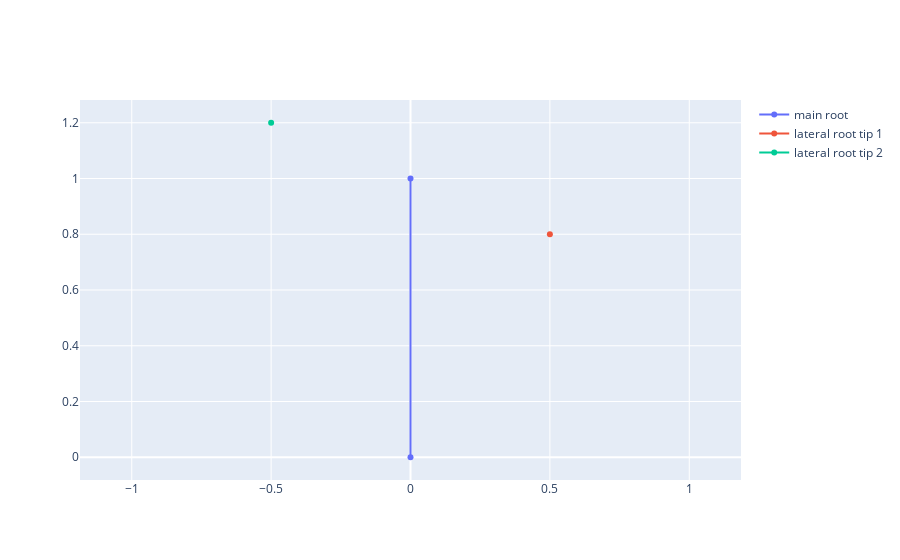

Notebook code for this chart:
### Code cell
fig = go.Figure()
fig.add_trace(main)
fig.add_trace(pq)
fig.add_trace(pq2)
#fig.update_xaxes(range=[-1, 1])
#fig.update_yaxes(range=[-1.05, 0.05])

fig.update_yaxes(
    scaleanchor = "x",
    scaleratio = 1
)
fig.show()

### Figure 1 — Plotly figure (JSON) as saved in the notebook; plotly's stock layout.template omitted (floating-point values rounded to 4 significant figures)
{"data": [{"name": "main root", "type": "scatter", "x": [0, 0], "y": [0, 1]}, {"name": "lateral root tip 1", "type": "scatter", "x": [0.5], "y": [0.8]}, {"name": "lateral root tip 2", "type": "scatter", "x": [-0.5], "y": [1.2]}], "layout": {"autosize": true, "xaxis": {"autorange": true, "domain": [0, 1], "range": [-2.792, 2.792], "type": "linear"}, "yaxis": {"autorange": true, "domain": [0, 1], "range": [-0.09903, 1.299], "scaleanchor": "x", "scaleratio": 1, "type": "linear"}}}
